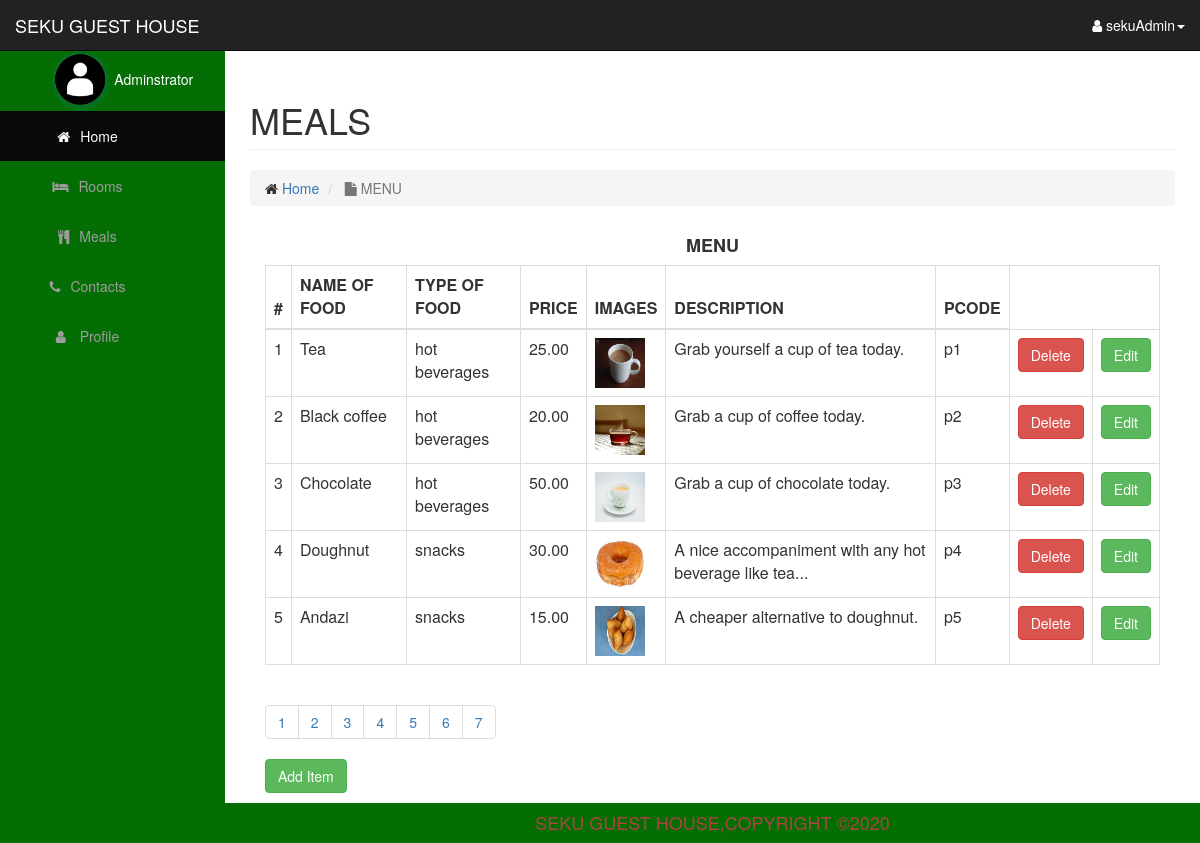
/admin/meals_menu.php (signed in), run on the app's committed database.
### tables this page shows
CREATE TABLE `menu` (
  `FOOD_ID` int(10) NOT NULL,
  `NAME_OF_FOOD` varchar(100) NOT NULL,
  `CAT_OF_FOOD` varchar(100) NOT NULL,
  `PRICE` float(10,2) NOT NULL,
  `IMAGES` varchar(200) NOT NULL,
  `DESCRIPTION` varchar(200) NOT NULL,
  `FOOD_CODE` varchar(10) NOT NULL
);

### admin/includes/menu_table.php (the view, shortened to what this page needs)
<?php include 'db.php';?>
	<div class="col-xs-12 container">
		<?php
		$per_page = isset($_POST["limit-records"]) ? $_POST["limit-records"] :5;
					if (isset($_GET['page'])) {
					$page = $_GET['page'];
					}else{
					$page = "";
					}
					if ($page == "" || $page == 1){
					$page_1  = 0;
					}else{
					$page_1 = ($page * $per_page) - $per_page;
				}
		?>
		<?php
			if(!$connect){
					die("Database connection failed!!");
					}else{
					$query_count = "SELECT * FROM menu";
					$find_count = mysqli_query($connect,$query_count);
					$count = mysqli_num_rows($find_count);
					$number_of_pages = ceil($count/$per_page);
					}
		?>
		<h4 class="text-center"><strong>MENU</strong></h4>
	<div class="table-responsive">
		<table class="table table-bordered table-hover">
			<thead class="thead-light">
				<tr>
					<th>#</th>
					<th>NAME OF FOOD</th>
					<th>TYPE OF FOOD</th>
					<th>PRICE</th>
					<th>IMAGES</th>
					<th>DESCRIPTION</th>
					<th>PCODE</th>
				</tr>
			</thead>
			<tbody>
					<?php
						$query = "SELECT * FROM menu LIMIT $page_1 , $per_page";
						$menutable = mysqli_query($connect,$query);
						if(!$menutable){
							die("Query Failed" . mysqli_error());
						}else{
							while ($row = mysqli_fetch_assoc($menutable)){
								$id = $row['FOOD_ID'];
								$name = $row['NAME_OF_FOOD'];
								$category = strtolower($row['CAT_OF_FOOD']);
								$price = $row['PRICE'];
								$image = $row['IMAGES'];
								$desc = $row['DESCRIPTION'];
								$code = $row['FOOD_CODE'];
								echo "<tr>";
								echo "<td>{$id}</td>";
								echo "<td>{$name}</td>";
								echo "<td>{$category}</td>";
								echo "<td>{$price}</td>";
								echo "<td><img src='images/$image' width='50' height='50' style='align:center;'></td>";
								echo "<td>{$desc}</td>";
								echo "<td>{$code}</td>";
								echo "<td><button type='button' class='btn btn-danger text-white'><a href='meals_menu.php?delete={$id}' style='color:#fff;text-decoration:none;'>Delete</a></button></td>";
								echo "<td><button type='button' class='btn btn-success editbtn'>Edit</button></td>";
								echo "</tr>";
							}
						}
					?>
			</tbody>
		</table>
	</div>
		<nav arial-label="Page navigation">
			<ul class="pagination">
				<?php
					for($i = 1; $i <= $number_of_pages; $i++){
						echo "<li><a href='meals_menu.php?page={$i}'>{$i}</a></li>";
					}
				?>
			</ul>
		</nav>
		<button type="button" class="btn btn-success" data-toggle="modal" data-target="#foodadd">Add Item</button>
	</div>

### admin/css/seku.css (style rules this page uses)
body { margin-top: 100px; background-color: #046D04; }
@media (min-width:768px) { body { margin-top: 50px; } }

### data on the page
menu: FOOD_ID "1", NAME_OF_FOOD "Tea", CAT_OF_FOOD "hot beverages", PRICE "25.00", IMAGES (picture), DESCRIPTION "Grab yourself a cup of tea today.", FOOD_CODE "p1"
menu: FOOD_ID "2", NAME_OF_FOOD "Black coffee", CAT_OF_FOOD "hot beverages", PRICE "20.00", IMAGES (picture), DESCRIPTION "Grab a cup of coffee today.", FOOD_CODE "p2"
menu: FOOD_ID "3", NAME_OF_FOOD "Chocolate", CAT_OF_FOOD "hot beverages", PRICE "50.00", IMAGES (picture), DESCRIPTION "Grab a cup of chocolate today.", FOOD_CODE "p3"
menu: FOOD_ID "4", NAME_OF_FOOD "Doughnut", CAT_OF_FOOD "snacks", PRICE "30.00", IMAGES (picture), DESCRIPTION "A nice accompaniment with any hot beverage like tea...", FOOD_CODE "p4"
menu: FOOD_ID "5", NAME_OF_FOOD "Andazi", CAT_OF_FOOD "snacks", PRICE "15.00", IMAGES (picture), DESCRIPTION "A cheaper alternative to doughnut.", FOOD_CODE "p5"

### other printed values
$_SESSION['usname'] "sekuAdmin"
